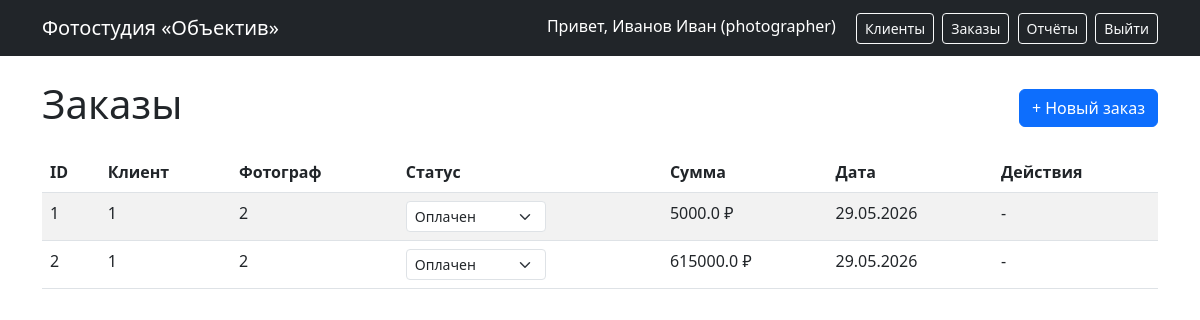
Page /orders (signed in) on the committed database.
### infrastructure/models.py (models this page shows)
class UserModel(Base):
    __tablename__ = 'users'
    id = Column(Integer, primary_key=True)
    login = Column(String(50), unique=True, nullable=False)
    password_hash = Column(String(200), nullable=False)
    role = Column(String(30), nullable=False)
    full_name = Column(String(100), nullable=False)
    phone = Column(String(20), nullable=False)
    email = Column(String(100), nullable=False)
    created_at = Column(DateTime, default=datetime.now)

class OrderItemModel(Base):
    __tablename__ = 'order_items'
    id = Column(Integer, primary_key=True)
    order_id = Column(Integer, ForeignKey('orders.id'), nullable=False)
    service_id = Column(Integer, ForeignKey('services.id'), nullable=False)
    quantity = Column(Float, nullable=False)
    price_at_time = Column(Float, nullable=False)
    order = relationship("OrderModel", back_populates="items")
    service = relationship("ServiceModel")

class OrderModel(Base):
    __tablename__ = 'orders'
    id = Column(Integer, primary_key=True)
    client_id = Column(Integer, ForeignKey('clients.id'), nullable=False)
    photographer_id = Column(Integer, ForeignKey('users.id'), nullable=True)
    status = Column(String(30), nullable=False)
    total_cost = Column(Float, nullable=False)
    created_at = Column(DateTime, default=datetime.now)
    deadline = Column(DateTime, nullable=True)
    notes = Column(Text, default="")
    client = relationship("ClientModel")
    photographer = relationship("UserModel")
    items = relationship("OrderItemModel", back_populates="order", lazy='joined')

### app.py (the view)
        def wrapped(*args, **kwargs):
            user = get_current_user()
            if not user:
                return redirect(url_for('login_page'))
            if role and user.role != role:
                return "Access denied", 403
            return f(*args, **kwargs)

### app.py (called while the page is built)
def get_current_user():
    user_id = session.get('user_id')
    if user_id:
        with db.get_session() as sess:
            repo = SQLAlchemyUserRepository(sess)
            return repo.get_by_id(user_id)
    return None

def login_required(role=None):
    def decorator(f):
        def wrapped(*args, **kwargs):
            user = get_current_user()
            if not user:
                return redirect(url_for('login_page'))
            if role and user.role != role:
                return "Access denied", 403
            return f(*args, **kwargs)
        wrapped.__name__ = f.__name__
        return wrapped
    return decorator

@app.route('/orders')
@login_required()
def orders_list():
    user = get_current_user()
    with db.get_session() as sess:
        repo = SQLAlchemyOrderRepository(sess)
        orders = repo.get_all()
    return render_template('orders.html', user=user, orders=orders)

### infrastructure/database.py (called while the page is built)
    def get_session(self):
        return self.SessionLocal()

### infrastructure/repositories.py (called while the page is built)
    def _to_entity(self, model) -> User:
        return User(
            id=model.id,
            login=model.login,
            password_hash=model.password_hash,
            role=UserRole(model.role),
            full_name=model.full_name,
            phone=model.phone,
            email=model.email,
            created_at=model.created_at
        )

    def get_by_id(self, user_id: int) -> Optional[User]:
        model = self.session.query(UserModel).filter(UserModel.id == user_id).first()
        return self._to_entity(model) if model else None

    def _to_entity(self, model) -> Order:
        items = []
        for item_model in model.items:
            service = Service(
                id=item_model.service.id,
                name=item_model.service.name,
                service_type=ServiceType(item_model.service.service_type),
                price=item_model.service.price,
                unit=item_model.service.unit
            )
            items.append(OrderItem(service, item_model.quantity, item_model.price_at_time))
        return Order(
            id=model.id,
            client_id=model.client_id,
            photographer_id=model.photographer_id,
            status=OrderStatus(model.status),
            items=items,
            total_cost=model.total_cost,
            created_at=model.created_at,
            deadline=model.deadline,
            notes=model.notes
        )

### templates/orders.html (shortened to what this page needs)
{% extends "base.html" %}
{% block content %}
<div class="d-flex justify-content-between align-items-center mb-3">
    <h1>Заказы</h1>
    <a href="{{ url_for('order_create') }}" class="btn btn-primary">+ Новый заказ</a>
</div>
<table class="table table-striped">
    <thead>
        <tr><th>ID</th><th>Клиент</th><th>Фотограф</th><th>Статус</th><th>Сумма</th><th>Дата</th><th>Действия</th></tr>
    </thead>
    <tbody>
        {% for order in orders %}
        <tr>
            <td>{{ order.id }}</td>
            <td>{{ order.client_id }}</td>
            <td>{{ order.photographer_id or '-' }}</td>
            <td>
                <form method="POST" action="{{ url_for('order_update_status', order_id=order.id) }}" style="display:inline">
                    <select name="status" onchange="this.form.submit()" class="form-select form-select-sm" style="width:auto;display:inline-block">
                        <option value="paid" {% if order.status.value == 'paid' %}selected{% endif %}>Оплачен</option>
                    </select>
                </form>
            </td>
            <td>{{ order.total_cost }} ₽</td>
            <td>{{ order.created_at.strftime('%d.%m.%Y') if order.created_at else '-' }}</td>
            <td>-</td>
        </tr>
        {% endfor %}
    </tbody>
</table>
{% endblock %}

### templates/base.html (shortened to what this page needs)
<!DOCTYPE html>
<html lang="ru">
<head>
    <link href="https://cdn.jsdelivr.net/npm/bootstrap@5.3.0/dist/css/bootstrap.min.css" rel="stylesheet">
</head>
<body>
    <nav class="navbar navbar-dark bg-dark">
        <div class="container">
            <a class="navbar-brand" href="{{ url_for('dashboard') }}">Фотостудия «Объектив»</a>
            <div>
                {% if user %}
                <span class="text-white me-3">Привет, {{ user.full_name }} ({{ user.role.value }})</span>
                <a href="{{ url_for('clients_list') }}" class="btn btn-outline-light btn-sm me-1">Клиенты</a>
                <a href="{{ url_for('orders_list') }}" class="btn btn-outline-light btn-sm me-1">Заказы</a>
                <a href="{{ url_for('reports') }}" class="btn btn-outline-light btn-sm me-1">Отчёты</a>
                <a href="{{ url_for('logout') }}" class="btn btn-outline-light btn-sm">Выйти</a>
                {% endif %}
            </div>
        </div>
    </nav>
    <div class="container mt-4">
        {% block content %}{% endblock %}
    </div>
</body>
</html>

### rows in the picture
UserModel: full_name "Иванов Иван"
OrderItemModel: id "1", client_id "1", photographer_id "2", total_cost "5000.0", created_at "29.05.2026"
OrderItemModel: id "2", client_id "1", photographer_id "2", total_cost "615000.0", created_at "29.05.2026"

### other values in the picture
{{ user.role.value }} "photographer"
